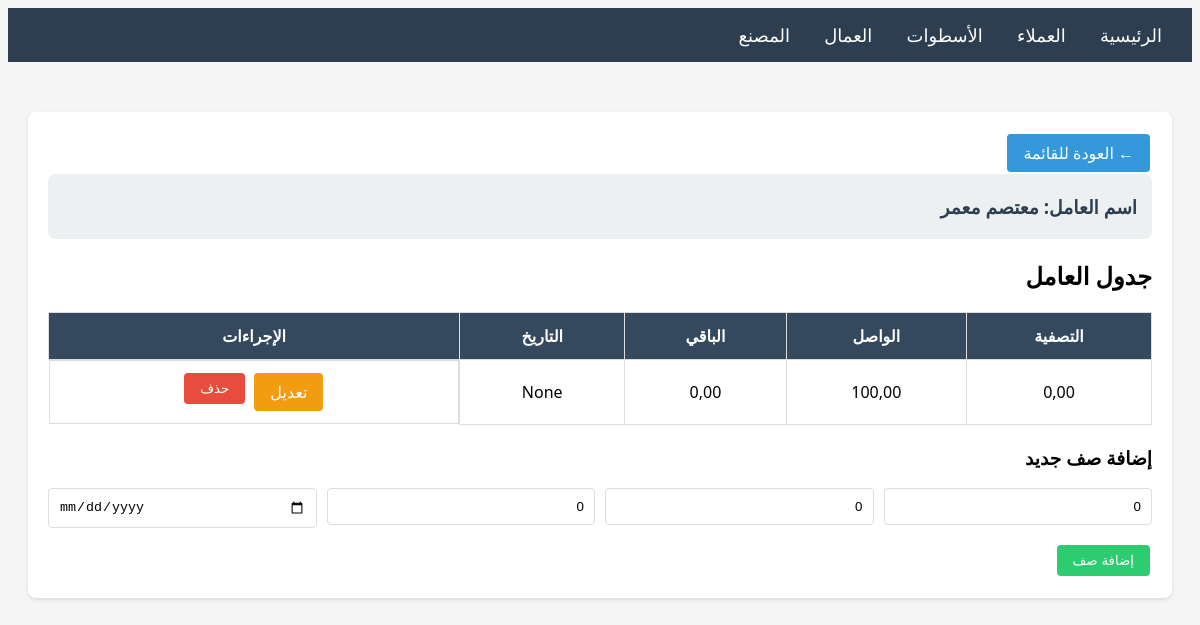
Page /workers/8/ on the earlier database version.
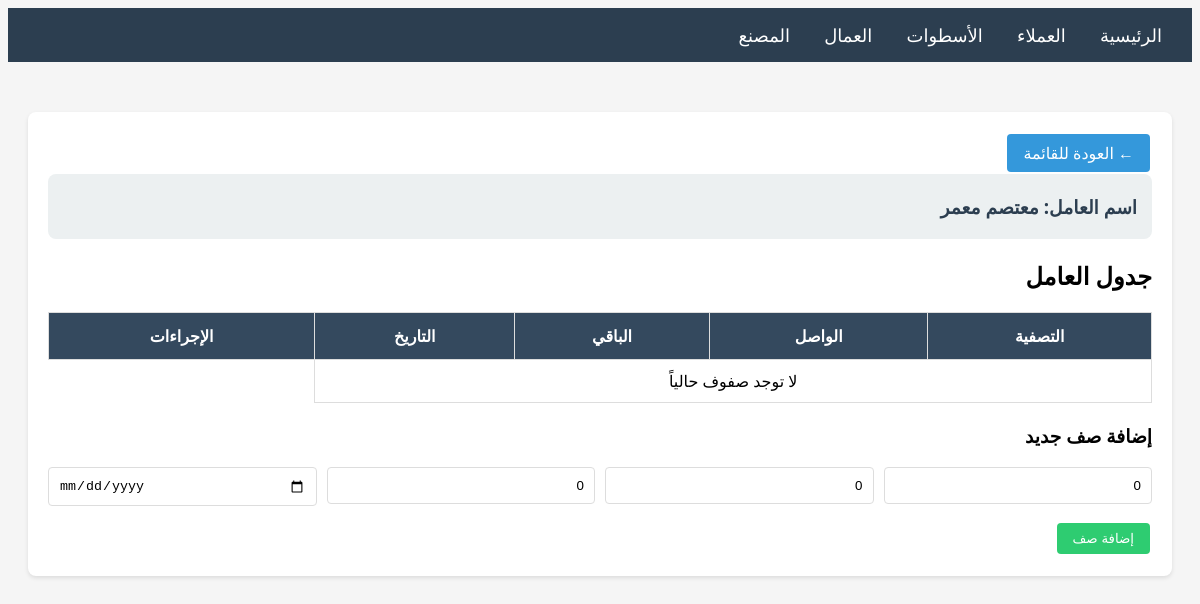
Same page on the later database version.
### main/models.py (models this page shows, shortened)
class WorkerRow(models.Model):
    worker = models.ForeignKey(Worker, on_delete=models.CASCADE, related_name='rows', verbose_name='العامل')
    classification = models.DecimalField(max_digits=10, decimal_places=2, default=0, verbose_name='التصفية')
    received = models.DecimalField(max_digits=10, decimal_places=2, default=0, verbose_name='الواصل')
    remaining = models.DecimalField(max_digits=10, decimal_places=2, default=0, verbose_name='الباقي')
    date = models.DateField(null=True, blank=True, verbose_name='التاريخ', default='لا يوجد')
    order = models.IntegerField(default=0, verbose_name='الترتيب')
    class Meta:
        verbose_name = 'صف العامل'
        verbose_name_plural = 'صفوف العمال'
        ordering = ['order', 'id']

### main/views.py (the view)
# urls.py: path('workers/<int:pk>/', views.worker_detail, name='worker_detail'),
def worker_detail(request, pk):
    worker = get_object_or_404(Worker, pk=pk)
    rows = worker.rows.all()
    if request.method == 'POST':
        form = WorkerRowForm(request.POST)
        if form.is_valid():
            row = form.save(commit=False)
            row.worker = worker
            row.order = worker.rows.count()
            row.save()
            messages.success(request, 'تم إضافة الصف بنجاح')
            return redirect('worker_detail', pk=pk)
    else:
        form = WorkerRowForm()
    context = {
        'worker': worker,
        'rows': rows,
        'form': form,
    }
    return render(request, 'main/worker_detail.html', context)

### main/forms.py
class WorkerRowForm(forms.ModelForm):
    class Meta:
        model = WorkerRow
        fields = ['classification', 'received', 'remaining', 'date']
        widgets = {
            'date': forms.DateInput(attrs={'class': 'form-control', 'placeholder': 'التاريخ', 'type': 'date'}),
            'remaining': forms.NumberInput(attrs={'class': 'form-control', 'placeholder': 'الباقي', 'step': '0.01'}),
            'received': forms.NumberInput(attrs={'class': 'form-control', 'placeholder': 'الواصل', 'step': '0.01'}),
            'classification': forms.NumberInput(attrs={'class': 'form-control', 'placeholder': 'التصفية', 'step': '0.01'}),
        }

### main/templates/main/worker_detail.html (shortened to what this page needs)
{% extends 'main/base.html' %}
{% block content %}
<div class="card">
    <a href="{% url 'worker_list' %}" class="btn btn-primary">← العودة للقائمة</a>
    <div class="customer-header">
        <h3>اسم العامل: {{ worker.name }}</h3>
    </div>
    <h2>جدول العامل</h2>
    <div class="table-container">
        <table>
            <thead>
                <tr>
                    <th>التصفية</th>
                    <th>الواصل</th>
                    <th>الباقي</th>
                    <th>التاريخ</th>
                    <th>الإجراءات</th>
                </tr>
            </thead>
            <tbody>
                {% for row in rows %}
                <tr>
                    <td>{{ row.classification }}</td>
                    <td>{{ row.received }}</td>
                    <td>{{ row.remaining }}</td>
                    <td>{{ row.date }}</td>
                    <td class="actions">
                        <a href="{% url 'worker_row_edit' row.pk %}" class="btn btn-warning">تعديل</a>
                        <form method="POST" action="{% url 'worker_row_delete' row.pk %}" style="display: inline;" onsubmit="return confirm('هل أنت متأكد من حذف هذا الصف؟')">
                            <button type="submit" class="btn btn-danger">حذف</button>
                        </form>
                    </td>
                </tr>
                {% empty %}
                <tr>
                    <td colspan="4" style="text-align: center;">لا توجد صفوف حالياً</td>
                </tr>
                {% endfor %}
            </tbody>
        </table>
    </div>
    <h3>إضافة صف جديد</h3>
    <form method="POST">
        <div style="display: grid; grid-template-columns: repeat(4, 1fr); gap: 10px;">
            <div class="form-group">
                {{ form.classification }}
            </div>
            <div class="form-group">
                {{ form.received }}
            </div>
            <div class="form-group">
                {{ form.remaining }}
            </div>
            <div class="form-group">
                {{ form.date }}
            </div>
        </div>
        <button type="submit" class="btn btn-success">إضافة صف</button>
    </form>
</div>
{% endblock %}

Differences in the rows shown:
removed WorkerRow: classification "0,00", received "100,00", remaining "0,00", date "None"
Other differences:
text now shown: "لا توجد صفوف حالياً"
